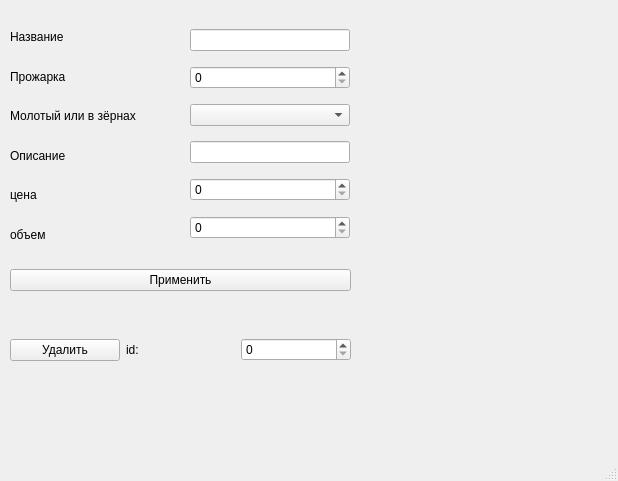
<?xml version="1.0" encoding="UTF-8"?>
<ui version="4.0">
 <class>MainWindow</class>
 <widget class="QMainWindow" name="MainWindow">
  <property name="geometry">
   <rect>
    <x>0</x>
    <y>0</y>
    <width>618</width>
    <height>481</height>
   </rect>
  </property>
  <property name="windowTitle">
   <string>MainWindow</string>
  </property>
  <widget class="QWidget" name="centralwidget">
   <widget class="QWidget" name="verticalLayoutWidget">
    <property name="geometry">
     <rect>
      <x>10</x>
      <y>20</y>
      <width>160</width>
      <height>231</height>
     </rect>
    </property>
    <layout class="QVBoxLayout" name="verticalLayout">
     <item>
      <widget class="QLabel" name="label">
       <property name="text">
        <string>Название</string>
       </property>
      </widget>
     </item>
     <item>
      <widget class="QLabel" name="label_4">
       <property name="text">
        <string>Прожарка</string>
       </property>
      </widget>
     </item>
     <item>
      <widget class="QLabel" name="label_3">
       <property name="text">
        <string>Молотый или в зёрнах</string>
       </property>
      </widget>
     </item>
     <item>
      <widget class="QLabel" name="label_2">
       <property name="text">
        <string>Описание</string>
       </property>
      </widget>
     </item>
     <item>
      <widget class="QLabel" name="label_5">
       <property name="text">
        <string>цена</string>
       </property>
      </widget>
     </item>
     <item>
      <widget class="QLabel" name="label_6">
       <property name="text">
        <string>объем</string>
       </property>
      </widget>
     </item>
    </layout>
   </widget>
   <widget class="QWidget" name="verticalLayoutWidget_2">
    <property name="geometry">
     <rect>
      <x>190</x>
      <y>20</y>
      <width>160</width>
      <height>231</height>
     </rect>
    </property>
    <layout class="QVBoxLayout" name="verticalLayout_2">
     <item>
      <widget class="QLineEdit" name="lineEdit_2"/>
     </item>
     <item>
      <widget class="QSpinBox" name="spinBox"/>
     </item>
     <item>
      <widget class="QComboBox" name="comboBox"/>
     </item>
     <item>
      <widget class="QLineEdit" name="lineEdit"/>
     </item>
     <item>
      <widget class="QSpinBox" name="spinBox_2"/>
     </item>
     <item>
      <widget class="QSpinBox" name="spinBox_3"/>
     </item>
    </layout>
   </widget>
   <widget class="QWidget" name="horizontalLayoutWidget">
    <property name="geometry">
     <rect>
      <x>10</x>
      <y>260</y>
      <width>341</width>
      <height>41</height>
     </rect>
    </property>
    <layout class="QHBoxLayout" name="horizontalLayout">
     <item>
      <widget class="QPushButton" name="pushButton">
       <property name="text">
        <string>Применить</string>
       </property>
      </widget>
     </item>
    </layout>
   </widget>
   <widget class="QWidget" name="horizontalLayoutWidget_2">
    <property name="geometry">
     <rect>
      <x>10</x>
      <y>310</y>
      <width>341</width>
      <height>80</height>
     </rect>
    </property>
    <layout class="QHBoxLayout" name="horizontalLayout_2">
     <item>
      <widget class="QPushButton" name="pushButton_2">
       <property name="text">
        <string>Удалить</string>
       </property>
      </widget>
     </item>
     <item>
      <widget class="QLabel" name="label_7">
       <property name="text">
        <string>id:</string>
       </property>
      </widget>
     </item>
     <item>
      <widget class="QSpinBox" name="spinBox_4"/>
     </item>
    </layout>
   </widget>
  </widget>
  <widget class="QMenuBar" name="menubar">
   <property name="geometry">
    <rect>
     <x>0</x>
     <y>0</y>
     <width>618</width>
     <height>21</height>
    </rect>
   </property>
  </widget>
  <widget class="QStatusBar" name="statusbar"/>
 </widget>
 <resources/>
 <connections/>
</ui>
